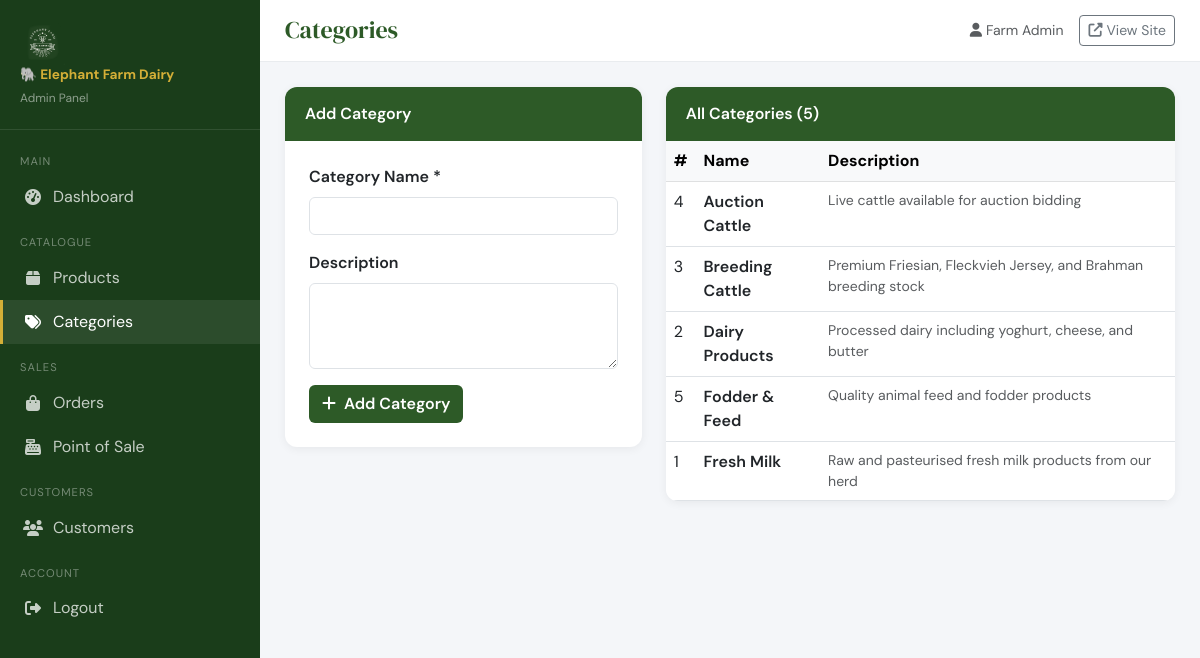
/shop/admin/index.php?page=categories (signed in), run on the app's committed database.
### tables this page shows
CREATE TABLE IF NOT EXISTS categories (
    id INT AUTO_INCREMENT PRIMARY KEY,
    name VARCHAR(100) NOT NULL,
    description TEXT,
    created_at TIMESTAMP DEFAULT CURRENT_TIMESTAMP
);

### shop/admin/controllers/ProductController.php (called while the page is built, shortened)
<?php
require_once __DIR__ . '/../../models/Category.php';
class ProductController {
    private Category $categoryModel;
    public function __construct() {
        $this->categoryModel = new Category();
    }
    public function categories(): void {
        $page_title   = 'Categories';
        $current_page = 'categories';
        $categories   = $this->categoryModel->findAll();
        include __DIR__ . '/../../views/admin/products/categories.php';
    }
}

### shop/admin/index.php (called while the page is built, shortened)
<?php
require_once __DIR__ . '/../../shop/includes/db.php';
require_once __DIR__ . '/../../shop/includes/auth.php';
$page = get('page', 'dashboard');
$routes = [
    'dashboard'  => ['controllers/DashboardController.php', 'index'],
    'products'   => ['controllers/ProductController.php',   'index'],
    'product-create' => ['controllers/ProductController.php', 'create'],
    'product-store'  => ['controllers/ProductController.php', 'store'],
    'product-edit'   => ['controllers/ProductController.php', 'edit'],
    'product-update' => ['controllers/ProductController.php', 'update'],
    'product-delete' => ['controllers/ProductController.php', 'destroy'],
    'categories' => ['controllers/ProductController.php',   'categories'],
    'orders'     => ['controllers/OrderController.php',     'index'],
    'order'      => ['controllers/OrderController.php',     'detail'],
    'order-status' => ['controllers/OrderController.php',   'updateStatus'],
    'order-delivery' => ['controllers/OrderController.php', 'updateDelivery'],
    'order-receipt'  => ['controllers/OrderController.php', 'downloadReceipt'],
    'customers'  => ['controllers/CustomerController.php',  'index'],
    'customer'   => ['controllers/CustomerController.php',  'detail'],
    'pos'        => ['controllers/POSController.php',       'index'],
    'pos-complete' => ['controllers/POSController.php',     'completeSale'],
];
[$file, $method] = $routes[$page];
$controller = new $className();
$controller->$method();

### shop/includes/auth.php (called while the page is built, shortened)
<?php
function currentUserName(): string {
    return $_SESSION['user_name'] ?? 'Guest';
}

### shop/includes/db.php (called while the page is built, shortened)
<?php
class DB {
    private static ?PDO $instance = null;
    public static function getInstance(): PDO {
        if (self::$instance === null) {
            $host = 'localhost';
            $dbname = 'farm_elephant';
            $user = 'elepant';
            $pass = 'Farm_elephant1999!';
            $charset = 'utf8mb4';
            $dsn = "mysql:host=$host;dbname=$dbname;charset=$charset";
            $options = [
                PDO::ATTR_ERRMODE            => PDO::ERRMODE_EXCEPTION,
                PDO::ATTR_DEFAULT_FETCH_MODE => PDO::FETCH_ASSOC,
                PDO::ATTR_EMULATE_PREPARES   => false,
            ];
            try {
                self::$instance = new PDO($dsn, $user, $pass, $options);
            } catch (PDOException $e) {
                error_log('DB Connection failed: ' . $e->getMessage());
                die(json_encode(['error' => 'Database connection failed. Please try again later.']));
            }
        }
        return self::$instance;
    }
}

### shop/models/Category.php (called while the page is built, shortened)
<?php
require_once __DIR__ . '/../includes/db.php';
class Category {
    private PDO $db;
    public function __construct() {
        $this->db = DB::getInstance();
    }
    public function findAll(): array {
        return $this->db->query('SELECT * FROM categories ORDER BY name ASC')->fetchAll();
    }
}

### shop/views/admin/products/categories.php (the view)
<?php include __DIR__ . '/../layout.php'; ?>
<div class="row g-4">
    <div class="col-lg-5">
        <div class="admin-card">
            <div class="card-header">Add Category</div>
            <div class="p-4">
                <form method="POST" action="../../shop/admin/index.php?page=categories">
                    <div class="mb-3">
                        <label class="form-label fw-semibold">Category Name *</label>
                        <input type="text" name="name" class="form-control" required>
                    </div>
                    <div class="mb-3">
                        <label class="form-label fw-semibold">Description</label>
                        <textarea name="description" class="form-control" rows="3"></textarea>
                    </div>
                    <button type="submit" class="btn" style="background:var(--primary);color:#fff;font-weight:600;">
                        <i class="fas fa-plus me-2"></i>Add Category
                    </button>
                </form>
            </div>
        </div>
    </div>
    <div class="col-lg-7">
        <div class="admin-card">
            <div class="card-header">All Categories (<?= count($categories) ?>)</div>
            <div class="table-responsive">
                <table class="table table-hover mb-0">
                    <thead class="table-light"><tr><th>#</th><th>Name</th><th>Description</th></tr></thead>
                    <tbody>
                        <?php foreach ($categories as $cat): ?>
                            <tr>
                                <td><?= $cat['id'] ?></td>
                                <td class="fw-semibold"><?= htmlspecialchars($cat['name']) ?></td>
                                <td class="text-muted small"><?= htmlspecialchars($cat['description'] ?? '') ?></td>
                            </tr>
                        <?php endforeach; ?>
                    </tbody>
                </table>
            </div>
        </div>
    </div>
</div>
<?php include __DIR__ . '/../layout-end.php'; ?>

### shop/views/admin/layout.php (shortened to what this page needs)
<!DOCTYPE html>
<html lang="en">
<head>
    <link rel="stylesheet" href="https://cdnjs.cloudflare.com/ajax/libs/font-awesome/6.4.0/css/all.min.css">
    <link href="https://cdn.jsdelivr.net/npm/bootstrap@5.3.0/dist/css/bootstrap.min.css" rel="stylesheet">
</head>
<body>
<div class="sidebar" id="sidebar">
    <div class="brand">
        <img src="../../assets/images/logo/logo-white.png" alt="Logo" onerror="this.style.display='none'">
        <span>🐘 Elephant Farm Dairy</span>
        <small style="color:rgba(255,255,255,0.5);font-size:0.75rem;">Admin Panel</small>
    </div>
    <nav class="mt-2">
        <div class="nav-section">Main</div>
        <a href="../../shop/admin/index.php?page=dashboard" class="nav-link <?= ($current_page ?? '') === 'dashboard' ? 'active' : '' ?>">
            <i class="fas fa-tachometer-alt"></i> Dashboard
        </a>
        <div class="nav-section">Catalogue</div>
        <a href="../../shop/admin/index.php?page=products" class="nav-link <?= ($current_page ?? '') === 'products' ? 'active' : '' ?>">
            <i class="fas fa-box"></i> Products
        </a>
        <a href="../../shop/admin/index.php?page=categories" class="nav-link <?= ($current_page ?? '') === 'categories' ? 'active' : '' ?>">
            <i class="fas fa-tags"></i> Categories
        </a>
        <div class="nav-section">Sales</div>
        <a href="../../shop/admin/index.php?page=orders" class="nav-link <?= ($current_page ?? '') === 'orders' ? 'active' : '' ?>">
            <i class="fas fa-shopping-bag"></i> Orders
        </a>
        <a href="../../shop/admin/index.php?page=pos" class="nav-link <?= ($current_page ?? '') === 'pos' ? 'active' : '' ?>">
            <i class="fas fa-cash-register"></i> Point of Sale
        </a>
        <div class="nav-section">Customers</div>
        <a href="../../shop/admin/index.php?page=customers" class="nav-link <?= ($current_page ?? '') === 'customers' ? 'active' : '' ?>">
            <i class="fas fa-users"></i> Customers
        </a>
        <div class="nav-section">Account</div>
        <a href="../../shop/index.php?page=logout" class="nav-link">
            <i class="fas fa-sign-out-alt"></i> Logout
        </a>
    </nav>
</div>
<div class="main-content">
    <div class="topbar">
        <div class="d-flex align-items-center gap-3">
            <h4><?= $page_title ?? 'Admin' ?></h4>
        </div>
        <div class="d-flex align-items-center gap-3">
            <span class="text-muted small"><i class="fas fa-user me-1"></i><?= htmlspecialchars(currentUserName()) ?></span>
            <a href="../../index.php" class="btn btn-sm btn-outline-secondary" target="_blank">
                <i class="fas fa-external-link-alt me-1"></i>View Site
            </a>
        </div>
    </div>
    <div class="content-area">

### shop/views/admin/layout-end.php (shortened to what this page needs)
    </div>
</div>
</body>
</html>

### shop/views/admin/layout.php (style rules this page uses)
:root { --primary: #2d5a27; --accent: #d4af37; --dark: #1a3d1a; }
body { font-family: 'DM Sans', sans-serif; background: #f4f6f9; }
.sidebar { width: 260px; min-height: 100vh; background: var(--dark); position: fixed; top: 0; left: 0; z-index: 100; transition: all 0.3s; }
.sidebar .brand { padding: 20px; border-bottom: 1px solid rgba(255,255,255,0.1); }
.sidebar .brand img { height: 45px; }
.sidebar .brand span { color: var(--accent); font-weight: 700; font-size: 0.85rem; display: block; }
.sidebar .nav-link { color: rgba(255,255,255,0.75); padding: 10px 20px; display: flex; align-items: center; gap: 10px; transition: all 0.2s; border-left: 3px solid transparent; }
.sidebar .nav-link:hover, .sidebar .nav-link.active { color: #fff; background: rgba(255,255,255,0.08); border-left-color: var(--accent); }
.sidebar .nav-link i { width: 20px; text-align: center; }
.sidebar .nav-section { color: rgba(255,255,255,0.4); font-size: 0.7rem; text-transform: uppercase; letter-spacing: 1px; padding: 15px 20px 5px; }
.main-content { margin-left: 260px; min-height: 100vh; }
.topbar { background: #fff; padding: 15px 25px; border-bottom: 1px solid #e9ecef; display: flex; justify-content: space-between; align-items: center; position: sticky; top: 0; z-index: 99; }
.topbar h4 { margin: 0; color: var(--primary); font-family: 'DM Serif Display', serif; }
.content-area { padding: 25px; }
.admin-card { background: #fff; border-radius: 12px; box-shadow: 0 2px 10px rgba(0,0,0,0.06); overflow: hidden; }
.admin-card .card-header { background: var(--primary); color: #fff; padding: 15px 20px; font-weight: 600; }

### data on the page
categories: id "4", name "Auction Cattle", description "Live cattle available for auction bidding"
categories: id "3", name "Breeding Cattle", description "Premium Friesian, Fleckvieh Jersey, and Brahman breeding stock"
categories: id "2", name "Dairy Products", description "Processed dairy including yoghurt, cheese, and butter"
categories: id "5", name "Fodder & Feed", description "Quality animal feed and fodder products"
categories: id "1", name "Fresh Milk", description "Raw and pasteurised fresh milk products from our herd"

### other printed values
$page_title "Categories"
currentUserName() "Farm Admin"
count($categories) "5"
